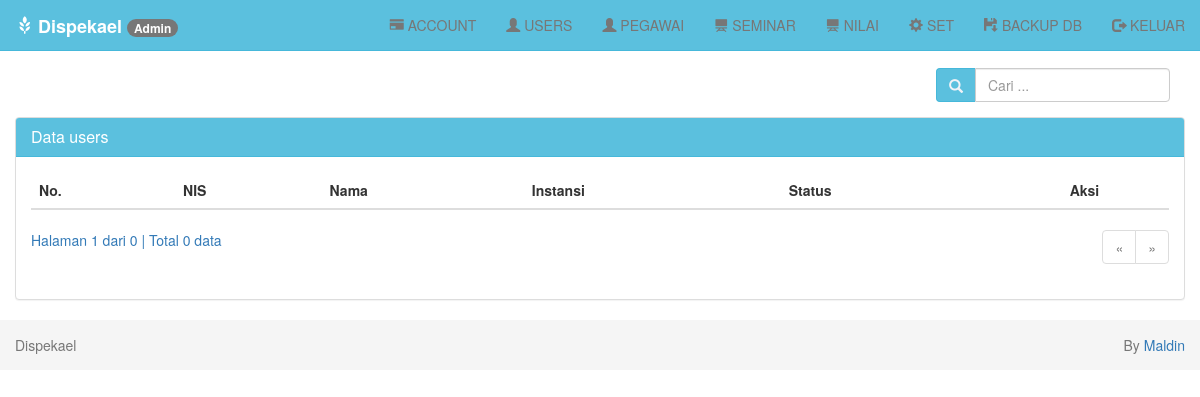
The app's page /index.php?page=users-tampil (signed in), older data.
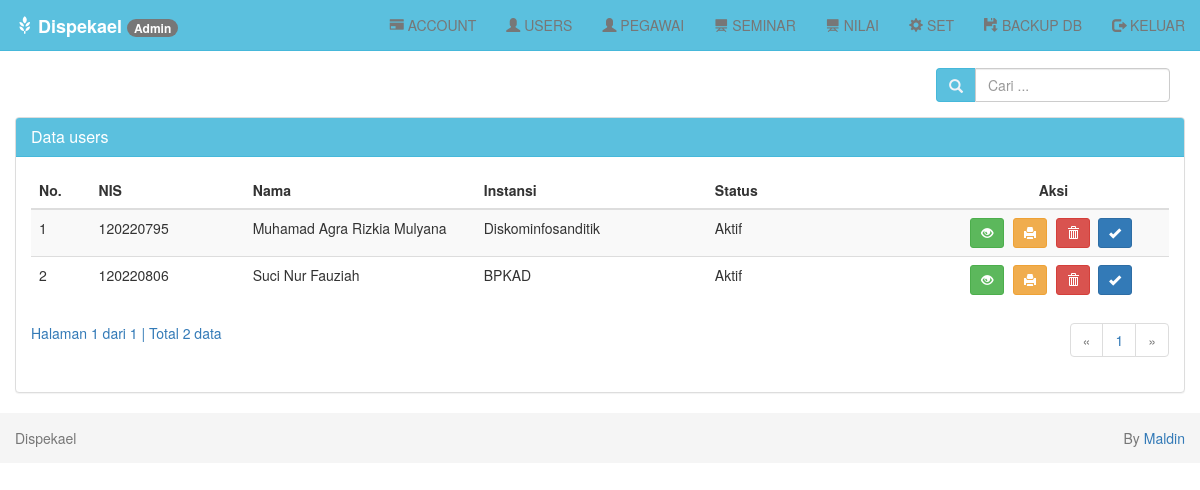
The same page, newer data.
### tables this page shows
CREATE TABLE `users` (
  `nis` bigint(12) unsigned NOT NULL,
  `id` bigint(12) unsigned NOT NULL,
  `nama` varchar(255) NOT NULL,
  `tanggal_lahir` date NOT NULL,
  `alamat` varchar(255) NOT NULL,
  `instansi` varchar(100) NOT NULL,
  `telp` varchar(15) NOT NULL,
  `stat` varchar(30) NOT NULL,
  `foto` varchar(255) NOT NULL,
  PRIMARY KEY (`nis`)
);

### users/tampil.php (the view, shortened to what the changed rows need)
<?php
if ($_SESSION['level'] == "Admin") {
    $isicari = "";
} else if ($_SESSION['level'] == "User") {
    $isicari = "$data[instansi]";
}
if (isset($_POST['cari'])) {
    $cari = $_POST['cari'];
} else {
    $cari = "$isicari";
}
?>
<br>
<div class="row">
    <div class="col-md-12">
        <div class="panel-body">
            <div class="pull-right btn-tambah">
                <form class="form-inline" method="POST" action="?page=users-tampil">
                    <div class="form-group">
                        <div class="input-group">
                            <div class="input-group-addon">
                                <i class="glyphicon glyphicon-search"></i>
                            </div>
                            <input type="text" class="form-control" name="cari" placeholder="Cari ..." autocomplete="off" value="<?php echo $cari; ?>">
                        </div>
                    </div>
                </form>
            </div>
        </div>
        <div class="panel panel-default">
            <div class="panel-heading">
                <h3 class="panel-title">Data users</h3>
            </div>
            <div class="panel-body">
                <div class="table-responsive">
                    <table class="table table-striped table-hover">
                        <thead>
                            <tr>
                                <th>No.</th>
                                <th>NIS</th>
                                <th>Nama</th>
                                <th>Instansi</th>
                                <th>Status</th>
                                <th class='center'>Aksi</th>
                            </tr>
                        </thead>
                        <tbody>
                            <?php
                            $batas = 10;
                            if (isset($cari)) {
                                $jumlah_record = mysqli_query($db, "SELECT * FROM users WHERE instansi LIKE '%$cari%' OR nama LIKE '%$cari%'") or die('Ada kesalahan pada query jumlah_record: ' . mysqli_error($db));
                            } else {
                                $jumlah_record = mysqli_query($db, "SELECT * FROM users") or die('Ada kesalahan pada query jumlah_record: ' . mysqli_error($db));
                            }
                            $jumlah  = mysqli_num_rows($jumlah_record);
                            $halaman = ceil($jumlah / $batas);
                            $page    = (isset($_GET['hal'])) ? (int)$_GET['hal'] : 1;
                            $mulai   = ($page - 1) * $batas;
                            $no = 1;
                            if (isset($cari)) {
                                $query = mysqli_query($db, "SELECT * FROM users WHERE instansi LIKE '%$cari%' OR nama LIKE '%$cari%' ORDER BY nis LIMIT $mulai, $batas")
                                    or die('Ada kesalahan pada query users: ' . mysqli_error($db));
                            } else {
                                $query = mysqli_query($db, "SELECT * FROM users ORDER BY nis LIMIT $mulai, $batas") or die('Ada kesalahan pada query users: ' . mysqli_error($db));
                            }
                            while ($data = mysqli_fetch_assoc($query)) {
                                echo "  <tr>
                      <td width='20'>$no</td>
                      <td width='100'>$data[nis]</td>
                      <td width='150'>$data[nama]</td>
                      <td width='150'>$data[instansi]</td>
                      <td width='150'>$data[stat]</td>
                      <td width='150' class='center'>
                        <div class=''>
                        <a data-toggle='tooltip' data-placement='top' title='Detail' style='margin-right:5px' class='btn btn-success btn-sm' href='?page=users-detail&id=$data[nis]'> <i class='glyphicon glyphicon-eye-open'></i></a>
                        <a data-toggle='tooltip' data-placement='top' title='Detail' style='margin-right:5px' class='btn btn-warning btn-sm' href='?page=users-print-detail&id=$data[nis]' target='_blank'> <i class='glyphicon glyphicon-print'></i></a>";;
                            ?>
                                <?php
                                if ($_SESSION['level'] == "Admin") {
                                    echo "<a data-toggle='tooltip' data-placement='top' title='Hapus' class='btn btn-danger btn-sm' href='?page=users-hapus&id=$data[nis]' onclick='return confirm('Anda yakin ingin menghapus $data[nama]');'> <i class='glyphicon glyphicon-trash'></i></a>&nbsp";
                                    echo " <a data-toggle='tooltip' data-placement='top' title='Aktivasi' style='margin-right:5px' class='btn btn-primary btn-sm' href='?page=aktivasi-users&id=$data[nis]'> <i class='glyphicon glyphicon-ok'></i></a>";
                                } else if ($_SESSION['level'] == "User") {
                                }
                                ?>
                            <?php
                                echo "
                        </div>
                      </td>
                    </tr>";
                                $no++;
                            }
                            ?>
                        </tbody>
                    </table>
                    <?php
                    if (empty($_GET['hal'])) {
                        $halaman_aktif = '1';
                    } else {
                        $halaman_aktif = $_GET['hal'];
                    }
                    ?>
                    <a>
                        Halaman <?php echo $halaman_aktif; ?> dari <?php echo $halaman; ?> |
                        Total <?php echo $jumlah; ?> data
                    </a>
                    <nav>
                        <ul class="pagination pull-right">
                            <?php
                            if ($halaman_aktif <= '1') { ?>
                                <li class="disabled">
                                    <a href="" aria-label="Previous">
                                        <span aria-hidden="true">&laquo;</span>
                                    </a>
                                </li>
                            <?php
                            }
                            ?>
                            <?php
                            for ($x = 1; $x <= $halaman; $x++) { ?>
                                <li class="">
                                    <a href="?page=users-tampil&hal=<?php echo $x ?>"><?php echo $x ?></a>
                                </li>
                            <?php
                            }
                            ?>
                            <?php
                            if ($halaman_aktif >= $halaman) { ?>
                                <li class="disabled">
                                    <a href="" aria-label="Next">
                                        <span aria-hidden="true">&raquo;</span>
                                    </a>
                                </li>
                            <?php
                            }
                            ?>
                        </ul>
                    </nav>
                </div>
            </div>
        </div>
    </div>
</div>

Row changes from the older to the newer data that the page shows:
added users: nis "120220795", nama "Muhamad Agra Rizkia Mulyana", instansi "Diskominfosanditik", stat "Aktif"
added users: nis "120220806", nama "Suci Nur Fauziah", instansi "BPKAD", stat "Aktif"
Text that changed along with them:
$halaman: "0" → "1"
$jumlah: "0" → "2"
new list line: "1"
